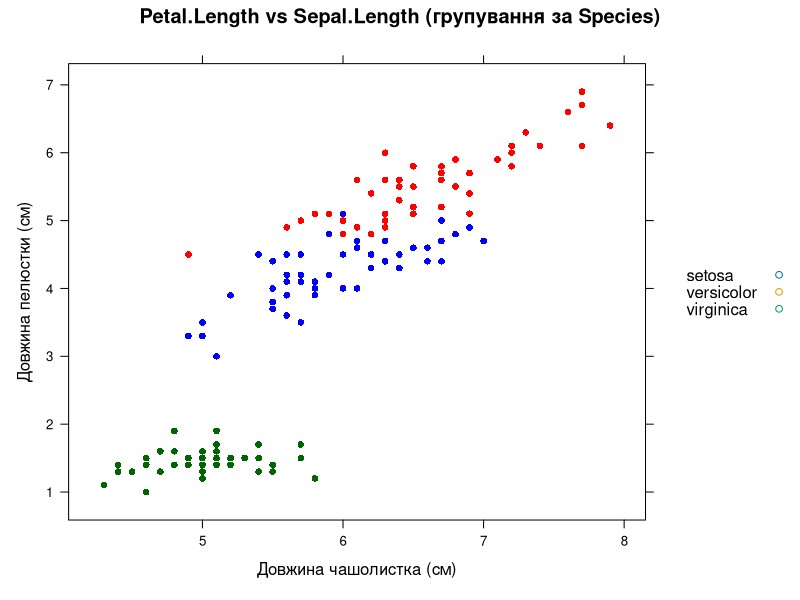
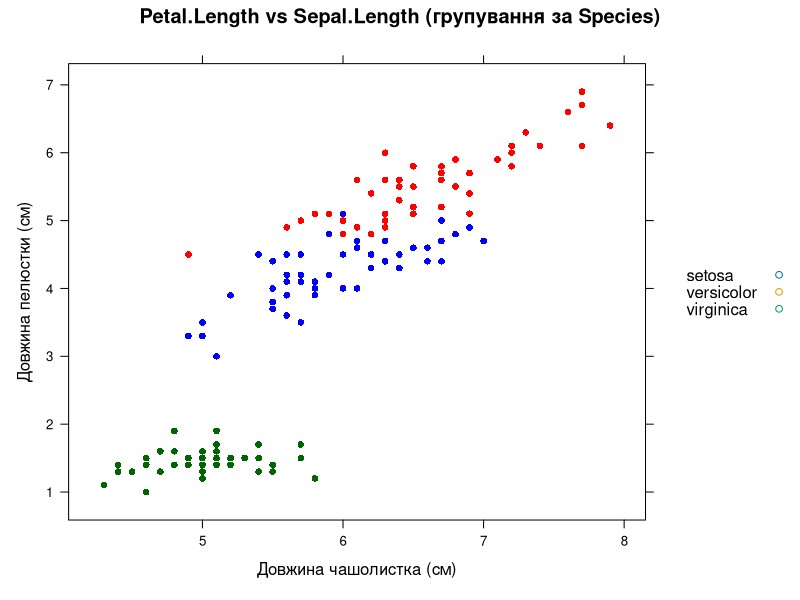
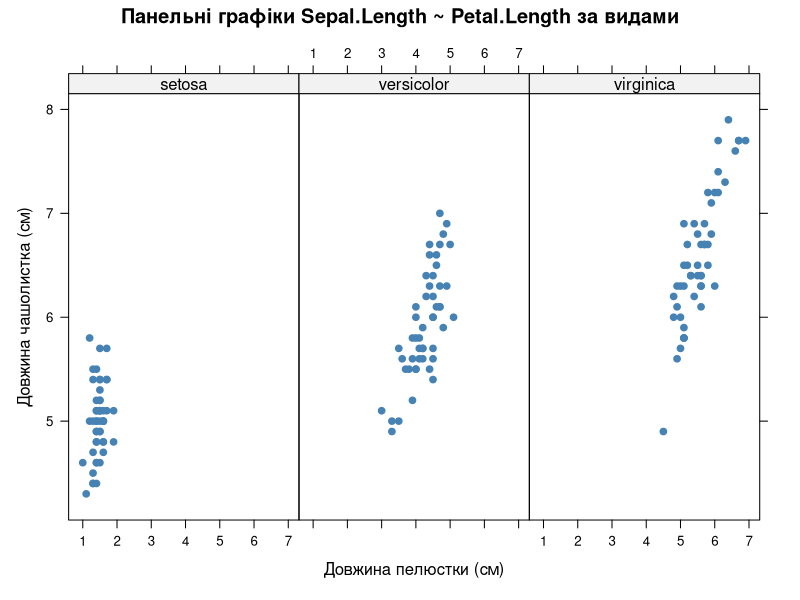
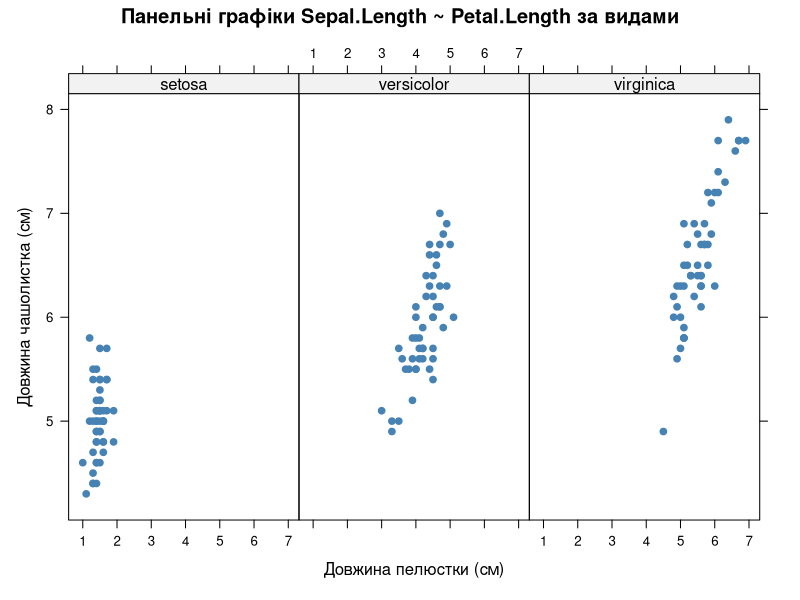
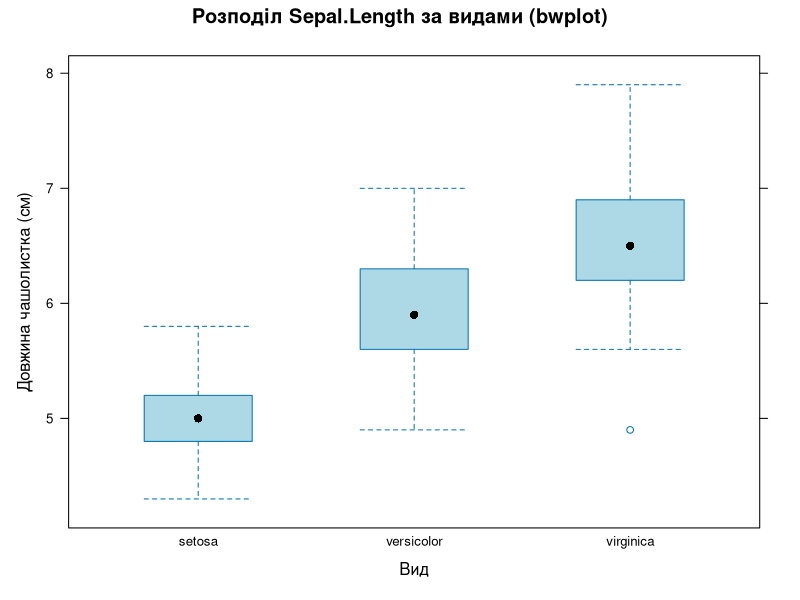
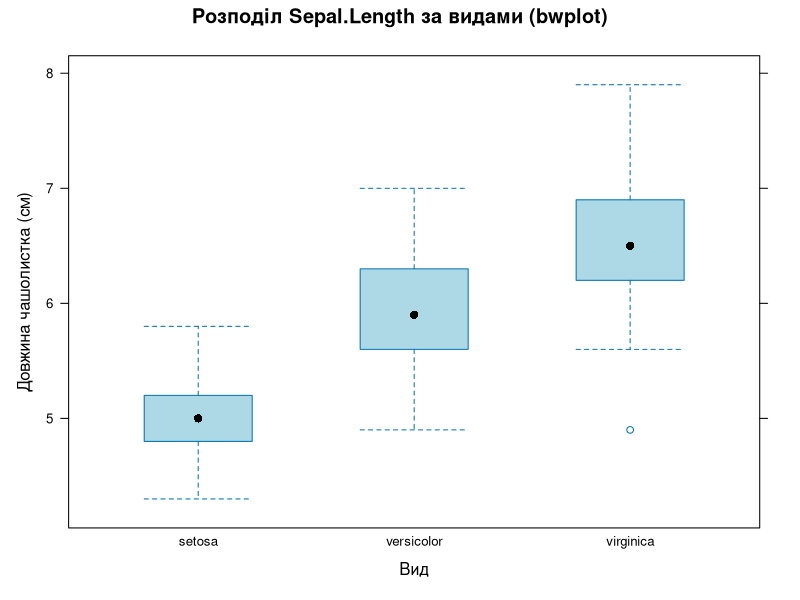
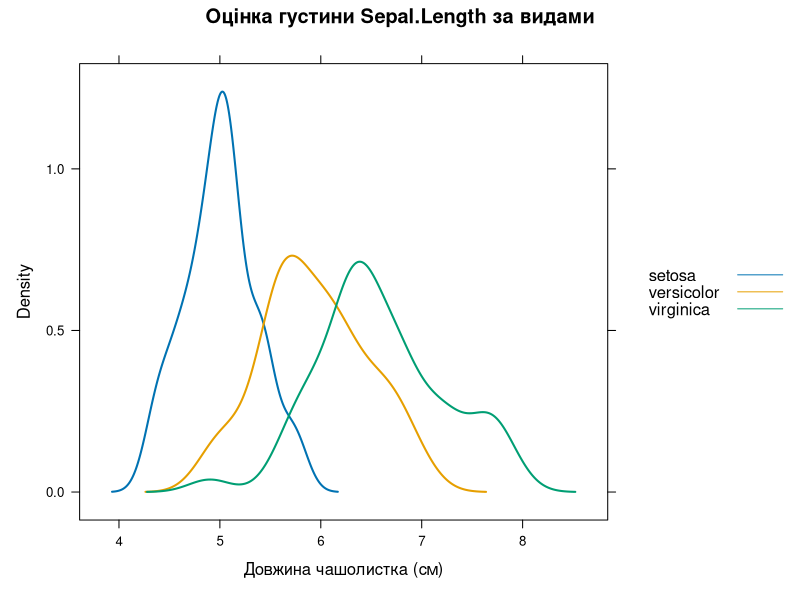
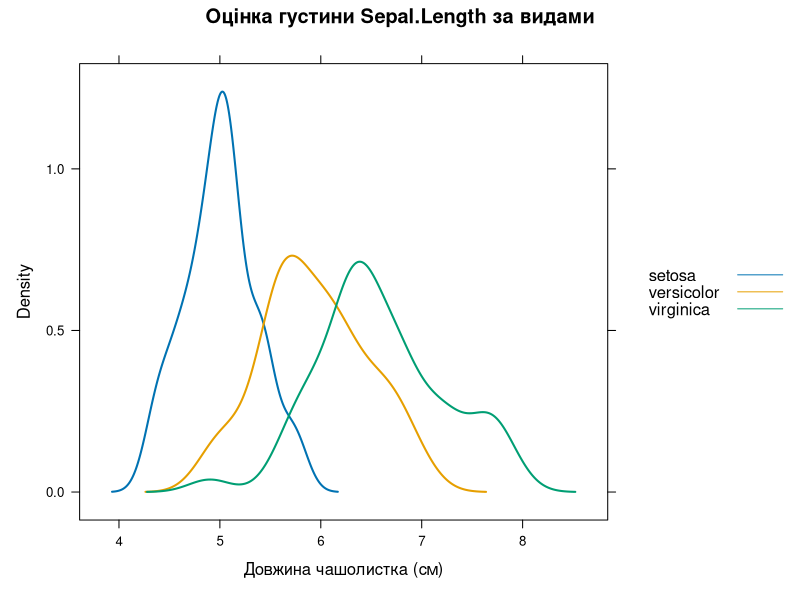

Recreate these plots in R, in order.
############################################################
# ЛАБОРАТОРНА РОБОТА №10
# Візуалізація даних з використанням пакету lattice у R
############################################################

# ----------------------------------------------------------
# 1. Підготовка середовища
# ----------------------------------------------------------

# Встановлення та підключення lattice
if (!requireNamespace("lattice", quietly = TRUE)) {
  install.packages("lattice")
}
library(lattice)

# Папка для збереження графіків
out_dir <- "plots_lab10"
if (!dir.exists(out_dir)) dir.create(out_dir)

# ----------------------------------------------------------
# Допоміжна функція для збереження lattice-графіків
# ----------------------------------------------------------
save_lattice_plot <- function(filename, plot_expr,
                              png_w = 1600, png_h = 1000, png_res = 170,
                              pdf_w = 10, pdf_h = 6.5) {

  png(file.path(out_dir, paste0(filename, ".png")),
      width = png_w, height = png_h, res = png_res, bg = "white")
  print(plot_expr)
  dev.off()

  pdf(file.path(out_dir, paste0(filename, ".pdf")),
      width = pdf_w, height = pdf_h)
  print(plot_expr)
  dev.off()
}

# ----------------------------------------------------------
# 2. Дані
# ----------------------------------------------------------
data(iris)
data(volcano)

# ----------------------------------------------------------
# 3. xyplot(): розсіювання + групування
# ----------------------------------------------------------

p1 <- xyplot(
  Petal.Length ~ Sepal.Length,
  data = iris,
  groups = Species,
  auto.key = list(space = "right", points = TRUE),
  pch = 16,
  col = c("darkgreen", "blue", "red"),
  main = "Petal.Length vs Sepal.Length (групування за Species)",
  xlab = "Довжина чашолистка (см)",
  ylab = "Довжина пелюстки (см)"
)

save_lattice_plot("fig_01_xyplot_grouped", p1)

# ----------------------------------------------------------
# 4. xyplot(): фасетування (панелі)
# ----------------------------------------------------------

p2 <- xyplot(
  Sepal.Length ~ Petal.Length | Species,
  data = iris,
  layout = c(3, 1),
  pch = 19,
  col = "steelblue",
  main = "Панельні графіки Sepal.Length ~ Petal.Length за видами",
  xlab = "Довжина пелюстки (см)",
  ylab = "Довжина чашолистка (см)"
)

save_lattice_plot("fig_02_xyplot_facets", p2)

# ----------------------------------------------------------
# 5. bwplot(): boxplot
# ----------------------------------------------------------

p3 <- bwplot(
  Sepal.Length ~ Species,
  data = iris,
  fill = "lightblue",
  col = "black",
  main = "Розподіл Sepal.Length за видами (bwplot)",
  xlab = "Вид",
  ylab = "Довжина чашолистка (см)"
)

save_lattice_plot("fig_03_bwplot", p3)

# ----------------------------------------------------------
# 6. densityplot(): густина розподілу
# ----------------------------------------------------------

p4 <- densityplot(
  ~ Sepal.Length,
  data = iris,
  groups = Species,
  plot.points = FALSE,
  auto.key = TRUE,
  lwd = 2,
  main = "Оцінка густини Sepal.Length за видами",
  xlab = "Довжина чашолистка (см)"
)

save_lattice_plot("fig_04_densityplot", p4)

# ----------------------------------------------------------
# 7. histogram(): гістограми з панелями
# ----------------------------------------------------------

p5 <- histogram(
  ~ Sepal.Width | Species,
  data = iris,
  breaks = 10,
  col = "coral",
  main = "Гістограми Sepal.Width за видами",
  xlab = "Ширина чашолистка (см)"
)

save_lattice_plot("fig_05_histogram", p5)

# ----------------------------------------------------------
# 8. dotplot(): точкові порівняння
# ----------------------------------------------------------

p6 <- dotplot(
  Species ~ Sepal.Length,
  data = iris,
  jitter = TRUE,
  col = "darkblue",
  pch = 16,
  main = "Dotplot: Sepal.Length за видами",
  xlab = "Довжина чашолистка (см)"
)

save_lattice_plot("fig_06_dotplot", p6)

# ----------------------------------------------------------
# 9. stripplot(): смуги з шумом
# ----------------------------------------------------------

p7 <- stripplot(
  Species ~ Sepal.Width,
  data = iris,
  jitter = TRUE,
  col = "purple",
  pch = 19,
  main = "Stripplot: Sepal.Width за видами",
  xlab = "Ширина чашолистка (см)"
)

save_lattice_plot("fig_07_stripplot", p7)

# ----------------------------------------------------------
# 10. levelplot(): 2D heatmap
# ----------------------------------------------------------

p8 <- levelplot(
  volcano,
  col.regions = terrain.colors(100),
  main = "Levelplot: теплове представлення рельєфу (volcano)",
  xlab = "X",
  ylab = "Y"
)

save_lattice_plot("fig_08_levelplot", p8)

# ----------------------------------------------------------
# 11. contourplot(): контурні лінії
# ----------------------------------------------------------

p9 <- contourplot(
  volcano,
  cuts = 15,
  region = TRUE,
  col.regions = terrain.colors(15),
  main = "Contourplot: рельєф місцевості (volcano)",
  xlab = "X",
  ylab = "Y"
)

save_lattice_plot("fig_09_contourplot", p9)

# ----------------------------------------------------------
# 12. ІНДИВІДУАЛЬНЕ ЗАВДАННЯ №9
# Contourplot з використанням сітки (grid)
# ----------------------------------------------------------

# Створення штучної сітки
x <- seq(-pi, pi, length = 50)
y <- seq(-pi, pi, length = 50)
grid <- expand.grid(x = x, y = y)

# Функція рельєфу
grid$z <- with(grid, sin(x) * cos(y))

p10 <- contourplot(
  z ~ x * y,
  data = grid,
  cuts = 20,
  region = TRUE,
  col.regions = heat.colors(20),
  main = "Індивідуальне завдання №9: контурна діаграма z = sin(x)·cos(y)",
  xlab = "x",
  ylab = "y"
)

save_lattice_plot("fig_10_task9_contourplot", p10)

# ----------------------------------------------------------
# Завершення
# ----------------------------------------------------------
cat("\nУсі графіки збережені в папці:", out_dir, "\n")
print(list.files(out_dir))
